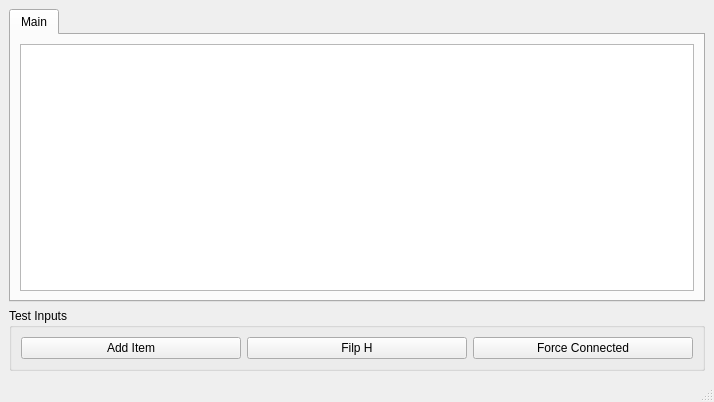
<?xml version="1.0" encoding="UTF-8"?>
<ui version="4.0">
 <class>MainWindow</class>
 <widget class="QMainWindow" name="MainWindow">
  <property name="geometry">
   <rect>
    <x>0</x>
    <y>0</y>
    <width>714</width>
    <height>402</height>
   </rect>
  </property>
  <property name="windowTitle">
   <string>MainWindow</string>
  </property>
  <widget class="QWidget" name="centralwidget">
   <layout class="QVBoxLayout" name="verticalLayout">
    <item>
     <widget class="QTabWidget" name="TabSubSystem">
      <property name="currentIndex">
       <number>0</number>
      </property>
      <widget class="QWidget" name="TabMainSystem">
       <attribute name="title">
        <string>Main</string>
       </attribute>
       <layout class="QHBoxLayout" name="horizontalLayout">
        <item>
         <widget class="GuiBlocks::View" name="MainView"/>
        </item>
       </layout>
      </widget>
     </widget>
    </item>
    <item>
     <widget class="QGroupBox" name="groupBox">
      <property name="title">
       <string>Test Inputs</string>
      </property>
      <layout class="QHBoxLayout" name="horizontalLayout_2">
       <item>
        <widget class="QPushButton" name="btnAddItem">
         <property name="text">
          <string>Add Item</string>
         </property>
        </widget>
       </item>
       <item>
        <widget class="QPushButton" name="btnFilpH">
         <property name="text">
          <string>Filp H</string>
         </property>
        </widget>
       </item>
       <item>
        <widget class="QPushButton" name="btnForceC">
         <property name="text">
          <string>Force Connected</string>
         </property>
        </widget>
       </item>
      </layout>
     </widget>
    </item>
   </layout>
  </widget>
  <widget class="QMenuBar" name="menubar">
   <property name="geometry">
    <rect>
     <x>0</x>
     <y>0</y>
     <width>714</width>
     <height>22</height>
    </rect>
   </property>
  </widget>
  <widget class="QStatusBar" name="statusbar"/>
 </widget>
 <customwidgets>
  <customwidget>
   <class>GuiBlocks::View</class>
   <extends>QGraphicsView</extends>
   <header>GuiBlocks/View.h</header>
  </customwidget>
 </customwidgets>
 <resources/>
 <connections/>
</ui>
